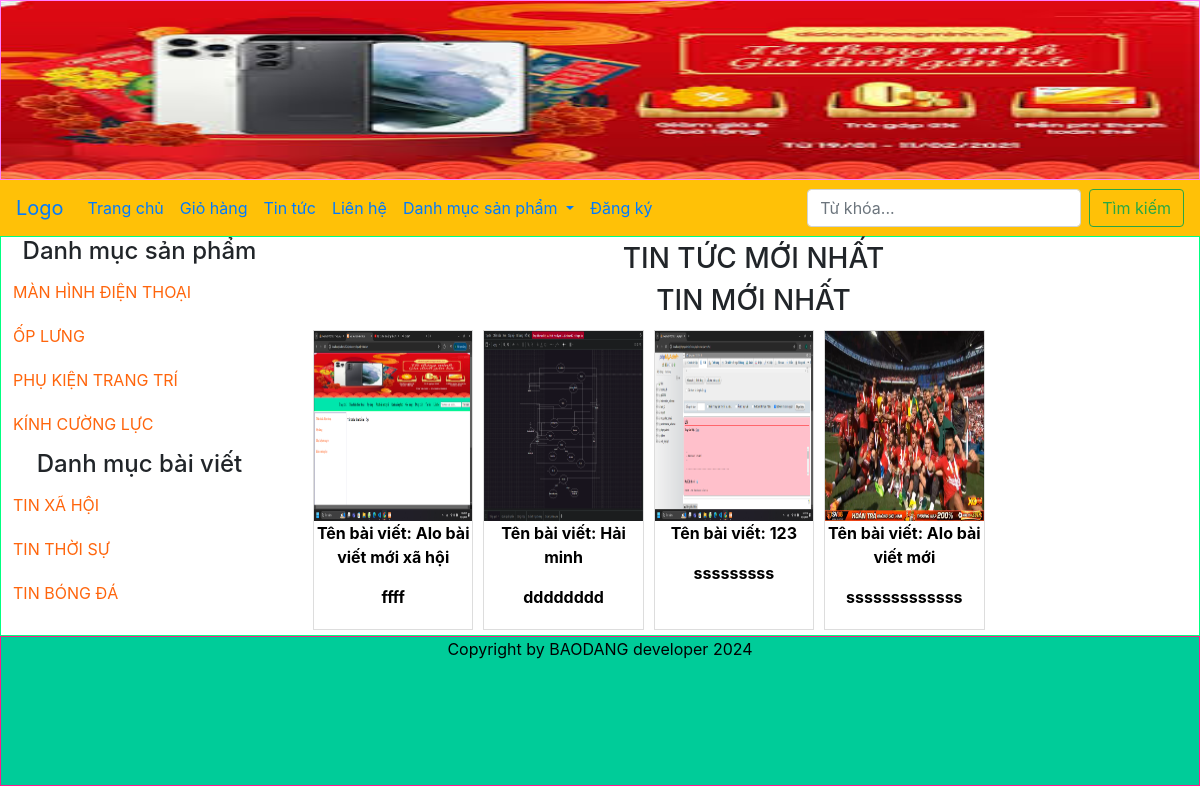
The page /index.php?quanly=tintuc on the database its author committed.
### tables this page shows
CREATE TABLE `tbl_danhmuc` (
  `id_danhmuc` int(11) NOT NULL,
  `tendanhmuc` varchar(100) NOT NULL,
  `thutu` int(11) NOT NULL
);

CREATE TABLE `tbl_danhmucbaiviet` (
  `id_baiviet` int(11) NOT NULL,
  `tendanhmuc_baiviet` varchar(255) NOT NULL,
  `thutu` int(11) NOT NULL
);

CREATE TABLE `tbl_baiviet` (
  `id` int(11) NOT NULL,
  `tenbaiviet` varchar(255) NOT NULL,
  `tomtat` mediumtext NOT NULL,
  `noidung` longtext NOT NULL,
  `id_danhmuc` int(11) NOT NULL,
  `tinhtrang` int(11) NOT NULL,
  `hinhanh` varchar(255) NOT NULL
);

### pages/main/tintuc.php (the view)
<h3 style="text-align: center; text-transform: uppercase;">Tin tức mới nhất</h3>
<h3 style="text-align: center; text-transform: uppercase;">Tin mới nhất</h3>
<?php
    $sql_bv = "SELECT * FROM tbl_baiviet WHERE tinhtrang=1 ORDER BY id DESC";
    $query_bv = mysqli_query($mysqli,$sql_bv);
?>
          <ul class="product_list">
            <?php
            while($row_bv=mysqli_fetch_array($query_bv)){
            ?>
            <li>
                <a href="index.php?quanly=baiviet&id=<?php echo $row_bv['id'] ?>">
                <img class="img img-responsive" width="100%" src="admincp/modules/quanlybaiviet/uploads/<?php echo $row_bv['hinhanh']?>">
                    <p class="title_product">Tên bài viết: <?php echo $row_bv['tenbaiviet'] ?></p>
                </a>
                <p style="margin: 10px;" class="title_product"><?php echo $row_bv['tomtat'] ?></p>
            </li>
            <?php
            }
            ?>
          </ul>

### pages/sidebar/sidebar.php
<h4 style="text-align: center;">Danh mục sản phẩm</h4>
<ul class="list_sidebar">
     <?php
         $sql_danhmuc = "SELECT * FROM tbl_danhmuc ORDER BY id_danhmuc DESC";
         $query_danhmuc = mysqli_query($mysqli,$sql_danhmuc);
         while($row = mysqli_fetch_array($query_danhmuc)){
     ?>
     <li style="text-transform: uppercase;"><a href="index.php?quanly=danhmucsanpham&id=<?php echo $row['id_danhmuc'] ?>"><?php echo $row['tendanhmuc'] ?></a></li>
     <?php
     }
     ?>
 </ul>
 <h4 style="text-align: center;">Danh mục bài viết</h4>
<ul class="list_sidebar">
     <?php
         $sql_danhmuc_bv = "SELECT * FROM tbl_danhmucbaiviet ORDER BY id_baiviet DESC";
         $query_danhmuc_bv = mysqli_query($mysqli,$sql_danhmuc_bv);
         while($row = mysqli_fetch_array($query_danhmuc_bv)){
     ?>
     <li style="text-transform: uppercase;"><a href="index.php?quanly=danhmucbaiviet&id=<?php echo $row['id_baiviet'] ?>"><?php echo $row['tendanhmuc_baiviet'] ?></a></li>
     <?php
     }
     ?>
 </ul>

### css/style.css (style rules this page uses)
body { margin: 0; padding: 0; }
ul.list_sidebar { padding: 0; margin: 0; width: 100%; list-style: none; line-height: 27px; }
ul.list_sidebar li a { text-decoration: none; text-align: left; color: #ff650c; display: block; }
ul.list_sidebar li { margin: 7px; padding: 5px; }
ul.product_list { padding: 0; margin: 0; list-style: none; width: 100%; }
ul.product_list li img { height: 190px; }
ul.product_list li { width: 18%; border: 1px solid #ddd; margin: 5px; float: left; height: 300px; }
ul.product_list li a { text-decoration: none; }
ul.product_list li img { width: 100%; }
p.title_product { text-align: center; color: #000; font-size: 16px; font-weight: bold; }

### rows shown on the page
tbl_danhmuc: tendanhmuc "MÀN HÌNH ĐIỆN THOẠI"
tbl_danhmuc: tendanhmuc "ỐP LƯNG"
tbl_danhmuc: tendanhmuc "PHỤ KIỆN TRANG TRÍ"
tbl_danhmuc: tendanhmuc "KÍNH CƯỜNG LỰC"
tbl_danhmucbaiviet: tendanhmuc_baiviet "TIN XÃ HỘI"
tbl_danhmucbaiviet: tendanhmuc_baiviet "TIN THỜI SỰ"
tbl_danhmucbaiviet: tendanhmuc_baiviet "TIN BÓNG ĐÁ"
tbl_baiviet: hinhanh (picture), tenbaiviet "Alo bài viết mới xã hội", tomtat "ffff"
tbl_baiviet: hinhanh (picture), tenbaiviet "Hải minh", tomtat "dddddddd"
tbl_baiviet: hinhanh (picture), tenbaiviet "123", tomtat "sssssssss"
tbl_baiviet: hinhanh (picture), tenbaiviet "Alo bài viết mới", tomtat "sssssssssssss"
